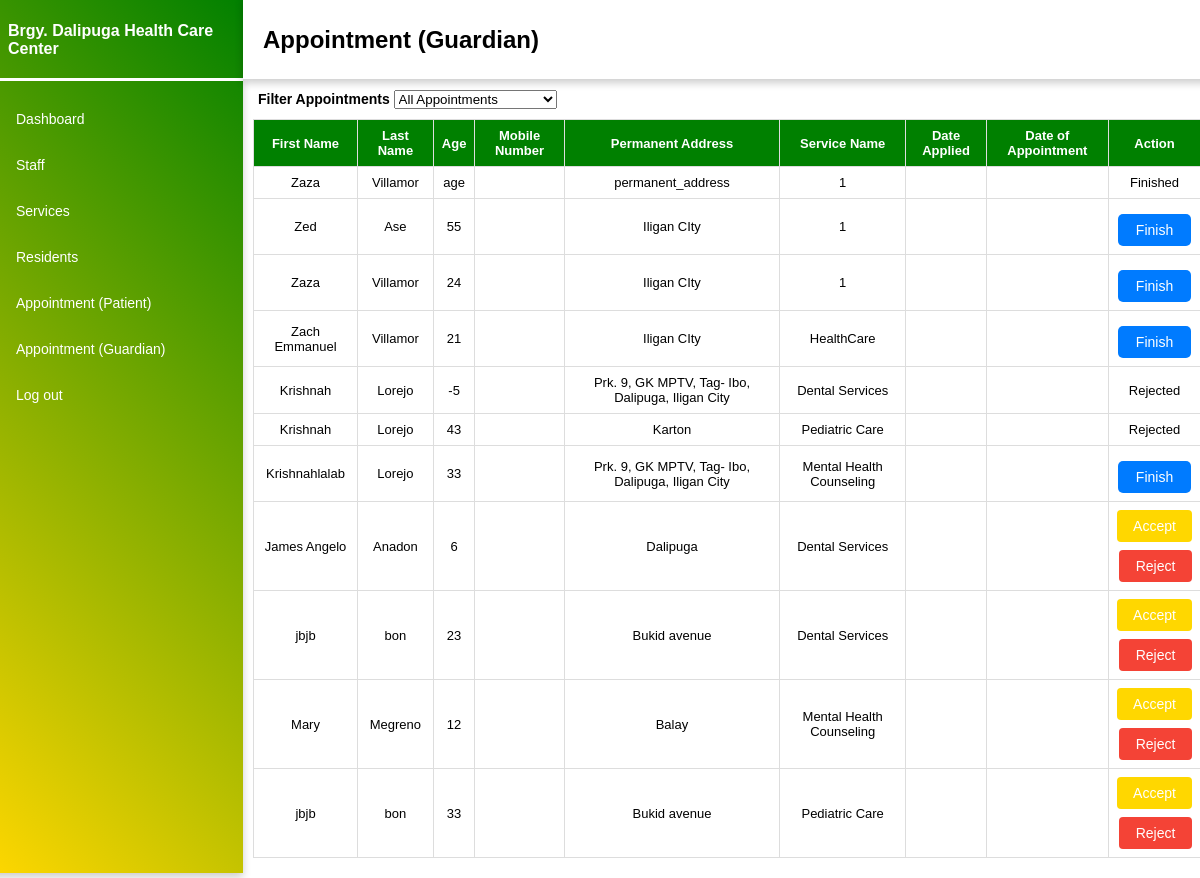
Page /guardian_appointment/ (signed in) on the committed database.
### Appointment/models.py (models this page shows, shortened)
class Guardian(models.Model):
    first_name = models.CharField(max_length=100)
    last_name = models.CharField(max_length=100)
    age = models.CharField(max_length=100)
    accepted = models.TextField(max_length=50,default=False)
    middle_name= models.CharField(max_length=100)
    request = models.TextField(max_length=100,blank=True)
    permanent_address = models.CharField(max_length=100)
    other_concerns = models.CharField(max_length=254)
    date_of_birth = models.DateField()
    service_id= models.TextField(blank=True)

### Admin/views.py (the view)
# urls.py: path('guardian_appointment/', GuardianTemplateView.as_view(), name='guardian_app'),
class GuardianTemplateView(LoginRequiredMixin, UserPassesTestMixin, TemplateView):
    template_name = 'guardian_appointment.html'
    login_url = 'login'
    def get_context_data(self, **kwargs):
        context = super().get_context_data(**kwargs)
        context['guardian_appointments'] = Guardian.objects.all()
        return context
    def test_func(self):
        return self.request.user.is_superuser

### Admin/templates/guardian_appointment.html (shortened to what this page needs)
{% load static %}
<!DOCTYPE html>
<html lang="en">
<head>
  <link rel="stylesheet" href="https://cdnjs.cloudflare.com/ajax/libs/font-awesome/5.15.3/css/all.min.css">
</head>
    {% block content %}
    <body>
      <div class="container">
          <nav class="navbar">
          <h1 class="navbar-brand">Brgy. Dalipuga Health Care Center</h1>
          <div class="line"></div>
          <ul class="navbar-nav">
            <li class="nav-item">
              <a class="nav-link" href="{% url 'dashboard' %}">Dashboard</a>
              </li>
              <li class="nav-item">
              <a class="nav-link" href="{% url 'staff' %}">Staff</a>
              </li>
              <li class="nav-item">
              <a class="nav-link" href="{% url 'services' %}" >Services</a>
              </li>
              <li class="nav-item">
              <a class="nav-link" href="{% url 'residents' %}">Residents</a>
              </li>
              <li class="nav-item">
              <a class="nav-link" href="{% url 'adm_app' %}">Appointment (Patient)</a>
              </li>
              <li class="nav-item">
                <a class="nav-link" href="{% url 'guardian_app' %}">Appointment (Guardian)</a>
                </li>
              <li class="nav-item">
              <a class="nav-link" href="{% url 'logout' %}">Log out</a>
              </li>
          </ul>
          </nav>
      </div>
      <div class="top-bar">
        <h2 class="navbar-title">Appointment (Guardian)</h2>
      </div>
    <div class="appointment">
        <div class="filter">
            <label class="appF">Filter Appointments</label>
            <select id="filter-appointments" class="form-control">
                <option value="all">All Appointments</option>
            </select>
        </div>
        <table id="appointment-table">
            <thead>
                <tr>
                    <th>First Name</th>
                    <th>Last Name</th>
                    <th>Age</th>
                    <th>Mobile Number</th>
                    <th>Permanent Address</th>
                    <th>Service Name</th>
                    <th>Date Applied</th>
                    <th>Date of Appointment</th>
                    <th>Action</th>
                </tr>
            </thead>
            <tbody>
                {% for guardian in guardian_appointments %}
                    <tr class="{% if guardian.accepted == 'Accepted' %}accepted-appointment{% elif guardian.accepted == 'Rejected' %}rejected-appointment{% elif guardian.accepted == 'Finished' %}finished-appointment{% endif %}">
                        <td>{{ guardian.first_name }}</td>
                        <td>{{ guardian.last_name }}</td>
                        <td>{{ guardian.age }}</td>
                        <td>{{ guardian.phone }}</td>
                        <td>{{ guardian.permanent_address }}</td>
                        <td>{{ guardian.service_id }}</td>
                        <td>{{ guardian.accepted_date }}</td>
                        <td>{{ guardian.appointment_date }}</td>
                        <td>
                            {% if guardian.accepted == "Waiting" %}
                                <form action="{% url 'accept_appointment' %}" method="post" style="display: inline;">
                                    <button class="accept" type="submit">Accept</button>
                                </form>
                                <form action="{% url 'reject_appointment' %}" method="post" style="display: inline;">
                                    <button class="reject" type="submit">Reject</button>
                                </form>
                            {% elif guardian.accepted == "Accepted" %}
                                <form method="post" action="{% url 'move_to_finished' %}" style="display: inline;">
                                    <button class="finish" type="submit">Finish</button>
                                </form>
                            {% elif guardian.accepted == "Rejected" %}
                                <span>Rejected</span>
                            {% elif guardian.accepted == "Finished" %}
                                <span>Finished</span>
                            {% endif %}
                        </td>
                    </tr>
                {% endfor %}
            </tbody>
        </table>
    </div>
</body>
</html>
{% endblock content %}

### Admin/templates/guardian_appointment.html (style rules this page uses)
body { font-family: Arial, sans-serif; }
h1 { font-size: 16px; margin-left: 20px; }
.navbar-brand { margin-top: 20px; width: 100%; text-decoration: none; color: white; height: 50px; display: flex; align-items: center; }
.container { margin-top: -95px; margin-left: -20px; position: fixed; width: 255px; height: 100%; background: linear-gradient(45deg, gold, green); overflow: hidden; box-shadow: 0 4px 8px 0 rgba(0, 0, 0, 0.2); }
.line { height: 0vh; margin-top: auto; margin-bottom: 10px; border-bottom: 3px solid white; }
li { text-decoration: none; font-weight: 100; font-size: 14px; margin-top: 30px; list-style-type: none; margin-left: -12px; }
.nav-link { color: white; text-decoration: none; }
.top-bar { margin-top: -94px; margin-left: 235px; position: fixed; height: 83px; width: 85%; background: white; z-index: 1; box-shadow: 0 4px 8px 0 rgba(0, 0, 0, 0.2); }
h2 { margin-left: 20px; margin-top: 30px; }
.appointment { margin: 20px; }
.appointment table { border-collapse: collapse; margin-left: 225px; margin-top: 10px; width: 82.9%; }
.appointment th, .appointment td { border: 1px solid #ddd; padding: 8px; text-align: center; }
.appointment td { font-size: 13px; }
.appointment th { background-color: #008000; color: white; font-size: 13px; }
.filter { margin-top: 90px; margin-left: 230px; font-weight: 600; font-size: 14px; }
.accept { background-color: gold; color: white; border: none; padding: 8px 16px; text-align: center; text-decoration: none; font-size: 14px; cursor: pointer; border-radius: 4px; margin-left: px; }
.reject { background-color: #f44336; color: white; border: none; padding: 8px 17px; text-align: center; text-decoration: none; font-size: 14px; cursor: pointer; border-radius: 4px; display: flex; justify-content: center; align-items: center; margin-left: 2px; margin-top: 8px; }
.finish { margin-top: 7px; padding: 8px 18px;; background-color: #007bff; color: white; border: none; border-radius: 5px; cursor: pointer; font-size: 14px; transition: background-color 0.3s ease }

### rows in the picture
Guardian: first_name "Zaza", last_name "Villamor", age "age", permanent_address "permanent_address", service_id "1", accepted "Finished"
Guardian: first_name "Zed", last_name "Ase", age "55", permanent_address "Iligan CIty", service_id "1"
Guardian: first_name "Zaza", last_name "Villamor", age "24", permanent_address "Iligan CIty", service_id "1"
Guardian: first_name "Zach Emmanuel", last_name "Villamor", age "21", permanent_address "Iligan CIty", service_id "HealthCare"
Guardian: first_name "Krishnah", last_name "Lorejo", age "-5", permanent_address "Prk. 9, GK MPTV, Tag- Ibo, Dalipuga, Iligan City", service_id "Dental Services", accepted "Rejected"
Guardian: first_name "Krishnah", last_name "Lorejo", age "43", permanent_address "Karton", service_id "Pediatric Care", accepted "Rejected"
Guardian: first_name "Krishnahlalab", last_name "Lorejo", age "33", permanent_address "Prk. 9, GK MPTV, Tag- Ibo, Dalipuga, Iligan City", service_id "Mental Health Counseling"
Guardian: first_name "James Angelo", last_name "Anadon", age "6", permanent_address "Dalipuga", service_id "Dental Services"
Guardian: first_name "jbjb", last_name "bon", age "23", permanent_address "Bukid avenue", service_id "Dental Services"
Guardian: first_name "Mary", last_name "Megreno", age "12", permanent_address "Balay", service_id "Mental Health Counseling"
Guardian: first_name "jbjb", last_name "bon", age "33", permanent_address "Bukid avenue", service_id "Pediatric Care"
